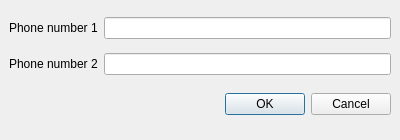
<ui version="4.0" >
 <author></author>
 <comment></comment>
 <exportmacro></exportmacro>
 <class>ConferenceCallWidget</class>
 <widget class="QDialog" name="ConferenceCallWidget" >
  <property name="geometry" >
   <rect>
    <x>0</x>
    <y>0</y>
    <width>400</width>
    <height>140</height>
   </rect>
  </property>
  <property name="windowTitle" >
   <string>Dialog</string>
  </property>
  <layout class="QGridLayout" >
   <property name="margin" >
    <number>9</number>
   </property>
   <property name="spacing" >
    <number>6</number>
   </property>
   <item row="0" column="0" >
    <widget class="QLabel" name="label" >
     <property name="text" >
      <string>Phone number 1</string>
     </property>
    </widget>
   </item>
   <item row="1" column="1" >
    <widget class="QLineEdit" name="phoneNumber2LineEdit" />
   </item>
   <item row="1" column="0" >
    <widget class="QLabel" name="label_2" >
     <property name="text" >
      <string>Phone number 2</string>
     </property>
    </widget>
   </item>
   <item row="0" column="1" >
    <widget class="QLineEdit" name="phoneNumber1LineEdit" />
   </item>
   <item row="2" column="0" colspan="2" >
    <layout class="QHBoxLayout" >
     <property name="margin" >
      <number>0</number>
     </property>
     <property name="spacing" >
      <number>6</number>
     </property>
     <item>
      <spacer>
       <property name="orientation" >
        <enum>Qt::Horizontal</enum>
       </property>
       <property name="sizeHint" >
        <size>
         <width>131</width>
         <height>31</height>
        </size>
       </property>
      </spacer>
     </item>
     <item>
      <widget class="QPushButton" name="okButton" >
       <property name="text" >
        <string>OK</string>
       </property>
      </widget>
     </item>
     <item>
      <widget class="QPushButton" name="cancelButton" >
       <property name="text" >
        <string>Cancel</string>
       </property>
      </widget>
     </item>
    </layout>
   </item>
  </layout>
 </widget>
 <pixmapfunction></pixmapfunction>
 <tabstops>
  <tabstop>phoneNumber1LineEdit</tabstop>
  <tabstop>phoneNumber2LineEdit</tabstop>
  <tabstop>okButton</tabstop>
  <tabstop>cancelButton</tabstop>
 </tabstops>
 <resources/>
 <connections>
  <connection>
   <sender>okButton</sender>
   <signal>clicked()</signal>
   <receiver>ConferenceCallWidget</receiver>
   <slot>accept()</slot>
   <hints>
    <hint type="sourcelabel" >
     <x>278</x>
     <y>253</y>
    </hint>
    <hint type="destinationlabel" >
     <x>96</x>
     <y>254</y>
    </hint>
   </hints>
  </connection>
  <connection>
   <sender>cancelButton</sender>
   <signal>clicked()</signal>
   <receiver>ConferenceCallWidget</receiver>
   <slot>reject()</slot>
   <hints>
    <hint type="sourcelabel" >
     <x>369</x>
     <y>253</y>
    </hint>
    <hint type="destinationlabel" >
     <x>179</x>
     <y>282</y>
    </hint>
   </hints>
  </connection>
 </connections>
</ui>
